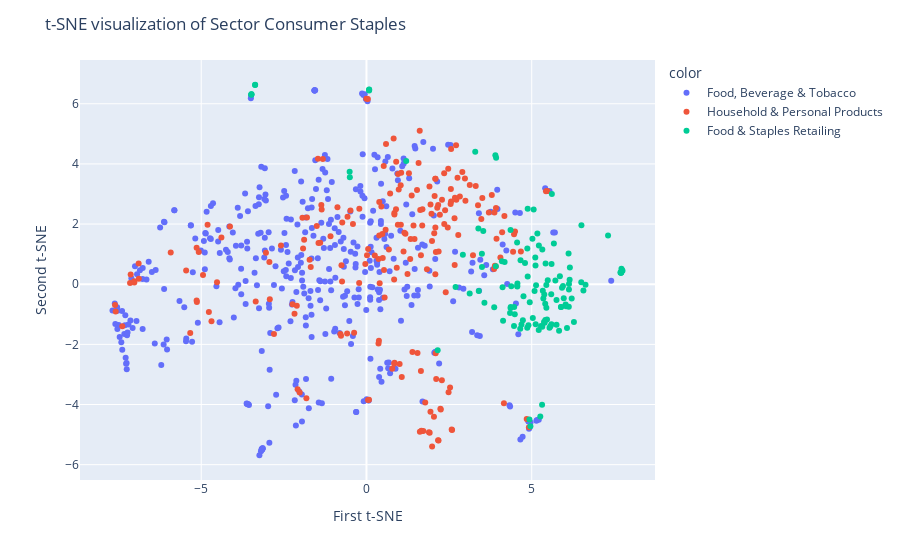
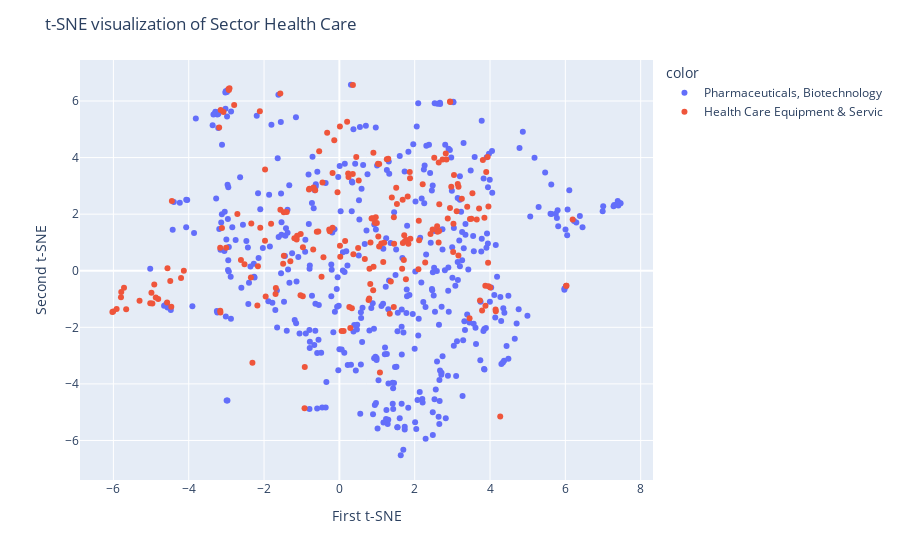
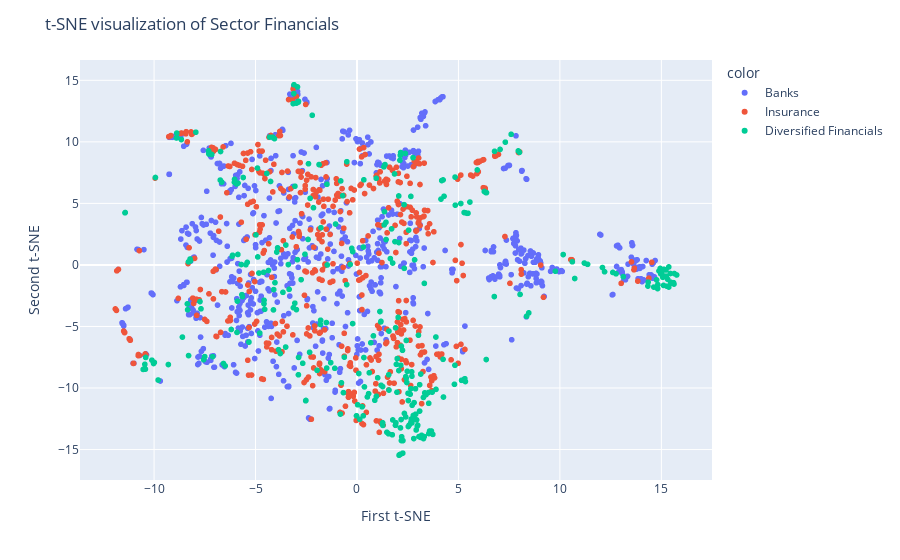
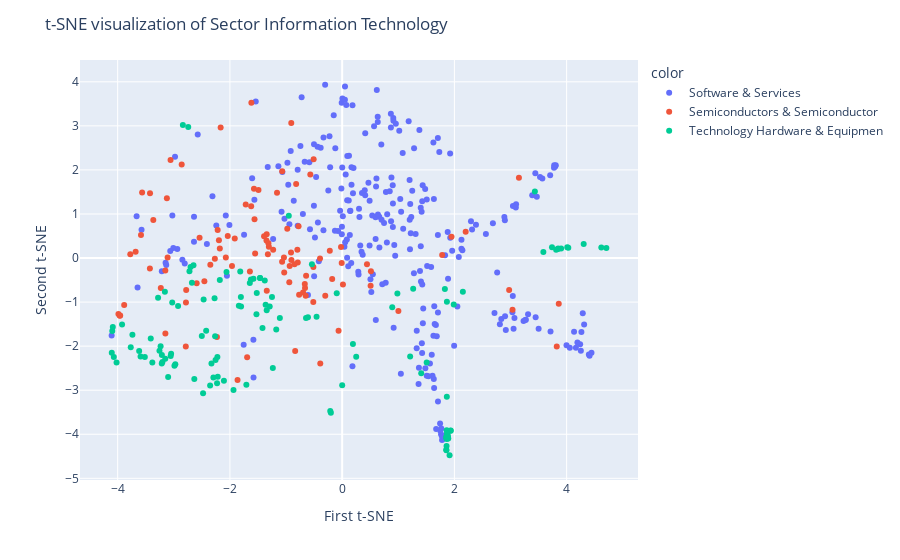

Notebook code for these charts, in order:
### Markdown cell above
# 4. Which sectors are the most heterogenous? (Look at the clusters formed by industry groups per sector – use t-SNE to visualize)

### Code cell
sectors = df_clean["GICS_SECTOR_NAME"].unique().tolist()

categorical_features_ordinal = []
categorical_features_one_hot = ['ANALYST', 'BROKER', 'BBTICKER']
numerical_features = ['RATING', 'TARGET_PRICE']

clean_pipeline = Pipeline([
    ('clean_pipeline', get_pipeline_clean_encode_only(categorical_features_one_hot, categorical_features_ordinal, numerical_features)),
    ('standard_scaler', StandardScaler()),
    ('PCA', PCA(n_components=5)),
    ('tsne', TSNE(n_components=2, perplexity=195, random_state=RANDOM_STATE))
])

for s in sectors:
    df_by_sector = df_clean[df_clean["GICS_SECTOR_NAME"] == s].copy()
    cols = df_by_sector['GICS_INDUSTRY_GROUP_NAME'].tolist()

    X_tsne = clean_pipeline.fit_transform(df_by_sector.copy())

    print(clean_pipeline['tsne'].kl_divergence_)

    fig = px.scatter(x=X_tsne[:, 0], y=X_tsne[:, 1], color=cols)
    fig.update_layout(
        title="t-SNE visualization of Sector " + s,
        xaxis_title="First t-SNE",
        yaxis_title="Second t-SNE",
    )
    fig.show()

### Figure 1 — Plotly figure (JSON) as saved in the notebook; plotly's stock layout.template omitted (floating-point values rounded to 4 significant figures; data arrays with more than 128 entries replaced by an {"elided": "..."} marker saying what was removed)
{"data": [{"hovertemplate": "color=Food, Beverage & Tobacco<br>x=%{x}<br>y=%{y}<extra></extra>", "legendgroup": "Food, Beverage & Tobacco", "marker": {"color": "#636efa", "symbol": "circle"}, "mode": "markers", "name": "Food, Beverage & Tobacco", "orientation": "v", "showlegend": true, "type": "scatter", "x": {"elided": "411 float values"}, "xaxis": "x", "y": {"elided": "411 float values"}, "yaxis": "y"}, {"hovertemplate": "color=Household & Personal Products<br>x=%{x}<br>y=%{y}<extra></extra>", "legendgroup": "Household & Personal Products", "marker": {"color": "#EF553B", "symbol": "circle"}, "mode": "markers", "name": "Household & Personal Products", "orientation": "v", "showlegend": true, "type": "scatter", "x": {"elided": "208 float values"}, "xaxis": "x", "y": {"elided": "208 float values"}, "yaxis": "y"}, {"hovertemplate": "color=Food & Staples Retailing<br>x=%{x}<br>y=%{y}<extra></extra>", "legendgroup": "Food & Staples Retailing", "marker": {"color": "#00cc96", "symbol": "circle"}, "mode": "markers", "name": "Food & Staples Retailing", "orientation": "v", "showlegend": true, "type": "scatter", "x": [5.596, 4.366, 5.28, 6.147, 0.07867, 5.336, 6.027, 6.067, 5.889, 5.392, 4.901, 5.352, 5.884, 6.628, 5.946, 5.917, 5.567, 5.131, 5.75, 7.747, 4.732, 7.701, -3.368, -0.5091, 6.504, 4.96, 4.563, 3.495, 4.118, 5.671, 5.42, 4.098, 5.6, 4.558, 3.398, 5.32, 7.715, 5.381, 6.115, 5.259, 4.878, 4.36, 7.309, 4.381, 5.171, 4.561, 4.93, 5.059, 5.314, 5.021, 4.867, 2.697, 5.108, 5.61, 3.922, 5.216, 4.488, 3.914, 3.865, 3.291, 4.797, 3.123, 7.729, 6.154, 1.202, -0.5032, 3.534, 3.386, 4.662, 4.36, 5.716, 4.941, 4.469, 5.409, 5.485, 7.684, 4.879, 4.18, 5.116, 2.916, 3.493, 3.9, 2.154, 6.127, 4.344, 5.463, 6.277, 5.212, 6.122, 6.209, 5.75, 6.564, 6.126, 5.087, 6.041, 5.539, 5.119, 5.319, 7.709, 4.69, -3.371, 4.865, 5.853, 3.569, 0.08013, 5.034, 5.443, 4.652, 5.412, 5.373, 4.751, 6.499, 5.442, 4.464, 5.828, 4.567, 5.969, 7.699, 4.133, 5.591, -3.481, 0.08187, -3.482, -3.484], "xaxis": "x", "y": [-1.329, -0.7615, -1.388, 0.1452, 6.467, -0.2196, -0.6758, -1.458, -0.7577, -1.279, -1.363, -0.4789, -0.7602, -0.01746, -0.062, -0.1192, -1.395, -0.03225, -0.5281, 0.451, -1.195, 0.3838, 6.633, 3.736, 1.958, -4.719, -0.07273, 0.5763, -0.1004, 1.357, 0.685, 0.7619, 0.6708, 1.388, -0.226, 1.153, 0.5104, -0.344, 1.023, -4.401, 2.507, 1.806, 1.623, -0.06887, 1.683, -0.05254, -4.502, 2.488, -4.009, 1.514, 1.187, -0.09299, 0.887, 3.002, 4.203, 1.286, -0.9978, 0.595, -0.7649, 4.407, 0.7058, -0.3078, 0.4699, 0.5531, 4.101, 3.554, 1.772, 1.851, 0.7979, -0.7883, 0.1199, -0.6027, -0.7557, -0.6481, 0.1281, 0.3934, 0.2583, 0.7406, 0.6245, 0.9826, 1.013, 4.286, -2.194, 0.004938, -0.9586, -1.175, -1.253, -1.524, -0.7465, -0.4739, -1.35, -0.2125, -0.1749, -0.2256, -0.7359, -1.444, -1.331, -1.417, 0.3865, -1.34, 6.627, -1.45, 0.2637, -0.6123, 6.439, -1.127, -0.7851, -1.478, -1.194, -1.259, -0.3999, 0.06468, -0.02548, -1.391, -1.545, 0.02614, -0.4676, 0.3852, -1.215, -0.3346, 6.32, 6.478, 6.316, 6.303], "yaxis": "y"}], "layout": {"legend": {"title": {"text": "color"}, "tracegroupgap": 0}, "margin": {"t": 60}, "title": {"text": "t-SNE visualization of Sector Consumer Staples"}, "xaxis": {"anchor": "y", "domain": [0, 1], "title": {"text": "First t-SNE"}}, "yaxis": {"anchor": "x", "domain": [0, 1], "title": {"text": "Second t-SNE"}}}}

### Figure 2 — Plotly figure (JSON) as saved in the notebook; plotly's stock layout.template omitted (floating-point values rounded to 4 significant figures; data arrays with more than 128 entries replaced by an {"elided": "..."} marker saying what was removed)
{"data": [{"hovertemplate": "color=Pharmaceuticals, Biotechnology<br>x=%{x}<br>y=%{y}<extra></extra>", "legendgroup": "Pharmaceuticals, Biotechnology", "marker": {"color": "#636efa", "symbol": "circle"}, "mode": "markers", "name": "Pharmaceuticals, Biotechnology", "orientation": "v", "showlegend": true, "type": "scatter", "x": {"elided": "443 float values"}, "xaxis": "x", "y": {"elided": "443 float values"}, "yaxis": "y"}, {"hovertemplate": "color=Health Care Equipment & Servic<br>x=%{x}<br>y=%{y}<extra></extra>", "legendgroup": "Health Care Equipment & Servic", "marker": {"color": "#EF553B", "symbol": "circle"}, "mode": "markers", "name": "Health Care Equipment & Servic", "orientation": "v", "showlegend": true, "type": "scatter", "x": {"elided": "201 float values"}, "xaxis": "x", "y": {"elided": "201 float values"}, "yaxis": "y"}], "layout": {"legend": {"title": {"text": "color"}, "tracegroupgap": 0}, "margin": {"t": 60}, "title": {"text": "t-SNE visualization of Sector Health Care"}, "xaxis": {"anchor": "y", "domain": [0, 1], "title": {"text": "First t-SNE"}}, "yaxis": {"anchor": "x", "domain": [0, 1], "title": {"text": "Second t-SNE"}}}}

### Figure 3 — Plotly figure (JSON) as saved in the notebook; plotly's stock layout.template omitted (floating-point values rounded to 4 significant figures; data arrays with more than 128 entries replaced by an {"elided": "..."} marker saying what was removed)
{"data": [{"hovertemplate": "color=Banks<br>x=%{x}<br>y=%{y}<extra></extra>", "legendgroup": "Banks", "marker": {"color": "#636efa", "symbol": "circle"}, "mode": "markers", "name": "Banks", "showlegend": true, "type": "scattergl", "x": {"elided": "767 float values"}, "xaxis": "x", "y": {"elided": "767 float values"}, "yaxis": "y"}, {"hovertemplate": "color=Insurance<br>x=%{x}<br>y=%{y}<extra></extra>", "legendgroup": "Insurance", "marker": {"color": "#EF553B", "symbol": "circle"}, "mode": "markers", "name": "Insurance", "showlegend": true, "type": "scattergl", "x": {"elided": "497 float values"}, "xaxis": "x", "y": {"elided": "497 float values"}, "yaxis": "y"}, {"hovertemplate": "color=Diversified Financials<br>x=%{x}<br>y=%{y}<extra></extra>", "legendgroup": "Diversified Financials", "marker": {"color": "#00cc96", "symbol": "circle"}, "mode": "markers", "name": "Diversified Financials", "showlegend": true, "type": "scattergl", "x": {"elided": "334 float values"}, "xaxis": "x", "y": {"elided": "334 float values"}, "yaxis": "y"}], "layout": {"legend": {"title": {"text": "color"}, "tracegroupgap": 0}, "margin": {"t": 60}, "title": {"text": "t-SNE visualization of Sector Financials"}, "xaxis": {"anchor": "y", "domain": [0, 1], "title": {"text": "First t-SNE"}}, "yaxis": {"anchor": "x", "domain": [0, 1], "title": {"text": "Second t-SNE"}}}}

### Figure 4 — Plotly figure (JSON) as saved in the notebook; plotly's stock layout.template omitted (floating-point values rounded to 4 significant figures; data arrays with more than 128 entries replaced by an {"elided": "..."} marker saying what was removed)
{"data": [{"hovertemplate": "color=Software & Services<br>x=%{x}<br>y=%{y}<extra></extra>", "legendgroup": "Software & Services", "marker": {"color": "#636efa", "symbol": "circle"}, "mode": "markers", "name": "Software & Services", "orientation": "v", "showlegend": true, "type": "scatter", "x": {"elided": "280 float values"}, "xaxis": "x", "y": {"elided": "280 float values"}, "yaxis": "y"}, {"hovertemplate": "color=Semiconductors & Semiconductor<br>x=%{x}<br>y=%{y}<extra></extra>", "legendgroup": "Semiconductors & Semiconductor", "marker": {"color": "#EF553B", "symbol": "circle"}, "mode": "markers", "name": "Semiconductors & Semiconductor", "orientation": "v", "showlegend": true, "type": "scatter", "x": [-1.323, -0.9116, -3.963, -2.783, -1.644, -3.426, -0.178, -1.306, -0.82, -0.06416, -0.7912, -1.551, -1.037, -2.268, -1.621, -1.491, 3.036, -0.6656, -0.6425, -1.864, -1.033, -0.767, -2.218, -2.859, 3.824, -0.3899, -2.455, 3.86, -1.07, -2.165, -3.058, 2.976, -1.693, 0.01383, -3.424, -2.593, -2.786, -3.123, -3.565, -1.561, -0.3942, -3.775, -1.348, -3.884, -0.6963, -2.779, -1.718, -3.986, -1.914, -3.231, -1.963, -0.5672, -1.343, -0.9042, -3.365, 1.949, -1.161, -2.18, -2.196, -0.6496, -3.151, -2.541, -0.935, -3.585, -1.391, -1.23, -2.231, -0.8373, -0.5124, -3.11, 0.5069, -3.15, 0.4422, -1.617, -3.68, -0.7982, -2.073, -0.0205, -3.955, -1.345, 3.15, -0.9421, 2.201, -2.038, -0.5082, -1.069, -1.571, -0.9779, -0.8497, -0.5144, -0.7768, -0.6616, -0.008159, -0.3011, -0.9067, 1.002, 1.782, 0.5128, -1.314, -2.349, -0.2202], "xaxis": "x", "y": [0.08498, 0.127, -1.313, -1.007, -0.3083, -0.2387, -0.4782, 0.2537, 1.68, -1.652, -0.101, 0.1021, 0.01262, -0.0183, 1.173, 1.546, -1.173, -0.5883, -0.4024, -2.769, -0.3263, -0.8319, 0.6378, 2.121, -2.01, -2.395, -0.5246, -1.037, -0.08555, 2.962, 2.224, -0.7231, -2.251, -0.5999, 1.471, -0.5739, -2.009, 1.358, 1.487, 0.8802, -0.01065, 0.08759, 0.3959, -1.064, -0.7827, -0.7268, 1.216, -1.271, 0.4435, -0.6818, -0.1829, 1.896, -0.7435, -0.04564, 0.8636, 0.4838, 1.482, 0.2141, 0.4049, -0.8581, -0.2834, 0.4612, -0.179, 0.5235, 0.4947, 0.1883, -1.793, -2.108, -0.2061, 0.01335, -0.631, -1.716, -0.1433, 3.525, 0.1414, 0.1856, 0.01359, 0.2517, -1.302, 0.5388, 1.824, -0.5481, 0.5969, 0.5024, 2.24, 1.97, 1.571, 0.6637, -0.1385, -0.996, 0.7211, -0.6783, -0.1107, -0.855, 3.067, -1.204, 0.06681, -0.3002, 0.3347, -0.1513, 0.1629], "yaxis": "y"}, {"hovertemplate": "color=Technology Hardware & Equipmen<br>x=%{x}<br>y=%{y}<extra></extra>", "legendgroup": "Technology Hardware & Equipmen", "marker": {"color": "#00cc96", "symbol": "circle"}, "mode": "markers", "name": "Technology Hardware & Equipmen", "orientation": "v", "showlegend": true, "type": "scatter", "x": [-2.423, -1.379, -3.922, -2.061, -2.677, -2.65, -0.9507, -3.203, -2.973, -1.841, -1.527, -2.229, -3.159, -1.464, -1.646, -1.626, -1.344, -4.087, -1.816, -3.028, -2.223, -3.411, -1.11, -3.235, -3.382, -3.617, -2.107, -1.251, -1.462, -3.048, -4.105, -2.468, -0.6093, -3.737, -2.18, -1.419, -2.274, -1.291, -2.635, -2.501, -2.924, -0.5387, -1.364, -3.215, -1.522, -3.28, -1.805, -2.256, -1.801, -2.294, -2.988, -4.096, -3.255, -3.516, -2.721, -3.592, -3.767, 3.434, -1.175, -2.264, -0.6441, -3.056, -2.701, -0.4559, -3.152, -4.02, -4.069, -1.707, 0.8925, 1.506, 1.83, -1.235, -2.329, -3.101, -1.58, -2.353, 1.988, -3.212, 1.266, 2.151, -1.936, -2.217, 1.867, 0.9839, -2.478, 1.857, 1.861, 1.934, 1.877, 1.914, 1.932, 1.852, 1.864, 1.856, 1.862, 1.885, 1.865, 1.866, 1.891, 1.856, 1.212, 1.409, 0.1921, 4.03, 3.848, -2.839, 0.2503, 4.304, -2.743, 4.618, 0.0006822, 3.902, 3.739, -0.2122, 4.011, -0.2011, 3.585, 3.847, 4.708, -0.09646, 3.813], "xaxis": "x", "y": [-1.652, -0.5093, -1.507, -0.3144, -0.5624, -0.166, 0.9621, -2.359, -2.41, -1.085, -1.276, -2.845, -0.766, -0.4527, -0.5644, -0.4884, -1.185, -1.566, -0.3046, -1.007, -2.249, -1.828, -1.361, -2.001, -2.371, -2.11, -2.783, -0.8871, -0.4543, -2.174, -2.148, -0.9398, -1.343, -1.739, -0.5013, -1.59, -0.9112, -1.102, -2.748, -1.768, -1.088, -0.1438, -1.059, -2.394, -0.7954, -0.8991, -0.8829, -2.316, -1.099, -2.713, -2.447, -1.654, -2.102, -2.246, -0.3004, -2.234, -2.028, 1.513, -1.623, -1.773, -1.361, -2.222, -0.2064, -1.333, -2.287, -2.374, -2.246, -2.878, -1.119, -2.373, -0.701, -2.495, -2.396, -2.699, -0.4692, -2.896, -1.056, -2.2, -0.6957, -0.764, -2.995, -2.694, -0.9899, -0.804, -3.067, -4.364, -4.265, -3.916, -4.017, -4.477, -3.92, -4.077, -4.108, -4.355, -3.908, -4.044, -3.148, -3.986, -4.097, -4.062, -2.237, -2.617, -1.952, 0.2327, 0.2159, 3.022, -2.241, 0.318, 2.976, 0.2367, -2.888, 0.2171, 0.2466, -3.473, 0.2444, -3.511, 0.1355, 0.2053, 0.2275, -0.8005, 0.1883], "yaxis": "y"}], "layout": {"legend": {"title": {"text": "color"}, "tracegroupgap": 0}, "margin": {"t": 60}, "title": {"text": "t-SNE visualization of Sector Information Technology"}, "xaxis": {"anchor": "y", "domain": [0, 1], "title": {"text": "First t-SNE"}}, "yaxis": {"anchor": "x", "domain": [0, 1], "title": {"text": "Second t-SNE"}}}}
